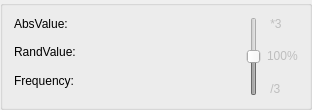
<?xml version="1.0" encoding="UTF-8"?>
<ui version="4.0">
 <class>CVegetNoiseValueWidget</class>
 <widget class="QGroupBox" name="CVegetNoiseValueWidget">
  <property name="geometry">
   <rect>
    <x>0</x>
    <y>0</y>
    <width>312</width>
    <height>110</height>
   </rect>
  </property>
  <property name="windowTitle">
   <string>GroupBox</string>
  </property>
  <property name="title">
   <string/>
  </property>
  <layout class="QGridLayout" name="gridLayout">
   <item row="0" column="0">
    <widget class="QLabel" name="label_3">
     <property name="text">
      <string>AbsValue:</string>
     </property>
    </widget>
   </item>
   <item row="0" column="1" rowspan="6">
    <widget class="QSlider" name="verticalSlider">
     <property name="enabled">
      <bool>false</bool>
     </property>
     <property name="maximum">
      <number>100</number>
     </property>
     <property name="value">
      <number>50</number>
     </property>
     <property name="orientation">
      <enum>Qt::Vertical</enum>
     </property>
    </widget>
   </item>
   <item row="0" column="2" rowspan="6">
    <layout class="QVBoxLayout" name="verticalLayout_2">
     <property name="sizeConstraint">
      <enum>QLayout::SetMinimumSize</enum>
     </property>
     <item>
      <widget class="QLabel" name="label_7">
       <property name="enabled">
        <bool>false</bool>
       </property>
       <property name="text">
        <string> *3</string>
       </property>
      </widget>
     </item>
     <item>
      <spacer name="verticalSpacer_2">
       <property name="orientation">
        <enum>Qt::Vertical</enum>
       </property>
       <property name="sizeType">
        <enum>QSizePolicy::Preferred</enum>
       </property>
       <property name="sizeHint" stdset="0">
        <size>
         <width>20</width>
         <height>23</height>
        </size>
       </property>
      </spacer>
     </item>
     <item>
      <widget class="QLabel" name="label_8">
       <property name="enabled">
        <bool>false</bool>
       </property>
       <property name="text">
        <string>100%</string>
       </property>
      </widget>
     </item>
     <item>
      <spacer name="verticalSpacer">
       <property name="orientation">
        <enum>Qt::Vertical</enum>
       </property>
       <property name="sizeType">
        <enum>QSizePolicy::Preferred</enum>
       </property>
       <property name="sizeHint" stdset="0">
        <size>
         <width>20</width>
         <height>23</height>
        </size>
       </property>
      </spacer>
     </item>
     <item>
      <widget class="QLabel" name="label_6">
       <property name="enabled">
        <bool>false</bool>
       </property>
       <property name="text">
        <string> /3</string>
       </property>
      </widget>
     </item>
    </layout>
   </item>
   <item row="1" column="0">
    <widget class="NLQT::CEditRangeFloatWidget" name="absWidget" native="true">
     <property name="sizePolicy">
      <sizepolicy hsizetype="Expanding" vsizetype="Preferred">
       <horstretch>0</horstretch>
       <verstretch>0</verstretch>
      </sizepolicy>
     </property>
    </widget>
   </item>
   <item row="2" column="0">
    <widget class="QLabel" name="label_4">
     <property name="text">
      <string>RandValue:</string>
     </property>
    </widget>
   </item>
   <item row="3" column="0">
    <widget class="NLQT::CEditRangeFloatWidget" name="randWidget" native="true">
     <property name="sizePolicy">
      <sizepolicy hsizetype="Expanding" vsizetype="Preferred">
       <horstretch>0</horstretch>
       <verstretch>0</verstretch>
      </sizepolicy>
     </property>
    </widget>
   </item>
   <item row="4" column="0">
    <widget class="QLabel" name="label_5">
     <property name="text">
      <string>Frequency:</string>
     </property>
    </widget>
   </item>
   <item row="5" column="0">
    <widget class="NLQT::CEditRangeFloatWidget" name="freqWidget" native="true">
     <property name="sizePolicy">
      <sizepolicy hsizetype="Expanding" vsizetype="Preferred">
       <horstretch>0</horstretch>
       <verstretch>0</verstretch>
      </sizepolicy>
     </property>
    </widget>
   </item>
  </layout>
 </widget>
 <customwidgets>
  <customwidget>
   <class>NLQT::CEditRangeFloatWidget</class>
   <extends>QWidget</extends>
   <header>edit_range_widget.h</header>
   <container>1</container>
  </customwidget>
 </customwidgets>
 <resources/>
 <connections/>
</ui>
